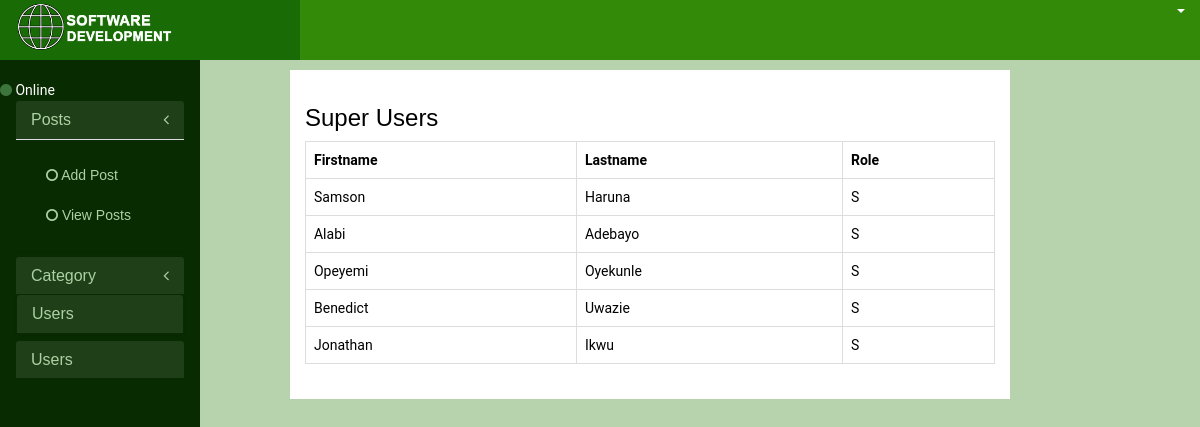
/backend/super_user/, run on the app's committed database.
### backend_app/models.py (models this page shows, shortened)
class UserProfile(models.Model):
	user = models.OneToOneField(User,on_delete=models.CASCADE, unique=True)
	email = models.EmailField(max_length=250, default='', unique=True)
	password = forms.CharField(widget=forms.PasswordInput)
	password_again = forms.CharField(widget=forms.PasswordInput)
	first_name = models.CharField(max_length=100, default='')
	last_name = models.CharField(max_length=100, default='')
	image = models.ImageField(upload_to='uploads/profile_image', blank=True)
	sex = models.CharField(max_length=1, choices=(('M', 'Male'), ('F', 'Female')))
	role = models.CharField(max_length=1, choices=[('S', _('Super')), ('R', _('Regular'))])
	active = models.BooleanField(default=True)

### backend_app/views.py (the view)
# urls.py: path('super_user/', views.ListSuperUser.as_view(), name='super_user'),
class ListSuperUser(ListView):
  model = UserProfile
  template_name = 'backend_app/super_user.html'
  context_object_name = 'super_user'

### templates/backend_app/super_user.html (shortened to what this page needs)
{% extends 'backend_app/backend_base.html' %}
{% load static %}
{% load crispy_forms_tags %}
{% block content %}
            <div class="panel panel-default">
              <div class="panel-heading">
                <h4 class="panel-title">
                  <a data-toggle="collapse" data-parent="#accordion" href="#collapse3">
                  Users</a>
                </h4>
              </div>
            </div>
          </div>
        </div>
        <div class="col-sm-9" id="admin-main-content">
          <div class="row">
              <div class="col-md-10 col-md-offset-1">
                 <div class="post-content">
                   <h3>Super Users</h3>
                   <table class="table table-bordered">
                     <tr>
                       <th>Firstname</th>
                       <th>Lastname</th>
                       <th>Role</th>
                     </tr>
                     {% if super_user %}
                     {% for key in super_user %}
                     <tr>
                       <td>{{ key.first_name }}</td>
                       <td>{{ key.last_name }}</td>
                       <td>{{ key.role }}</td>
                     </tr>
                     {% endfor %}
                     {% endif %}
                   </table>
                  </div>
              </div>
          </div>
        </div>
      </div>
    </div>
{% endblock %}

### static/backend_app/css/admin.css (style rules this page uses)
body { padding: 0; margin: 0; color:#fff; background-color:#B7D3AD; font-family: 'Roboto', sans-serif; }
h1, h2, h3, h4, h5, h6 { color: black; font-family: 'Montserrat', sans-serif; font-family: 'Merriweather', serif; font-family: 'Josefin Sans', sans-serif; }
a, u { text-decoration: none !important; }
#accordion .panel-heading { background-color:#1E3F17; }
.panel-default { background-color:#092B02; border-color: #092B02; }
.panel-title { color:#add1a5; }
.panel-title a { color:#add1a5; font-family: 'amaranthRegular', sans-serif; }
#admin-main-content { background-color:#B7D3AD; }
.post-content { background-color: #fff; padding: 15px; box-sizing: border-box; color:#000; overflow: hidden; margin-top: 10px; }

### data on the page
UserProfile: first_name "Samson", last_name "Haruna", role "S"
UserProfile: first_name "Alabi", last_name "Adebayo", role "S"
UserProfile: first_name "Opeyemi", last_name "Oyekunle", role "S"
UserProfile: first_name "Benedict", last_name "Uwazie", role "S"
UserProfile: first_name "Jonathan", last_name "Ikwu", role "S"
